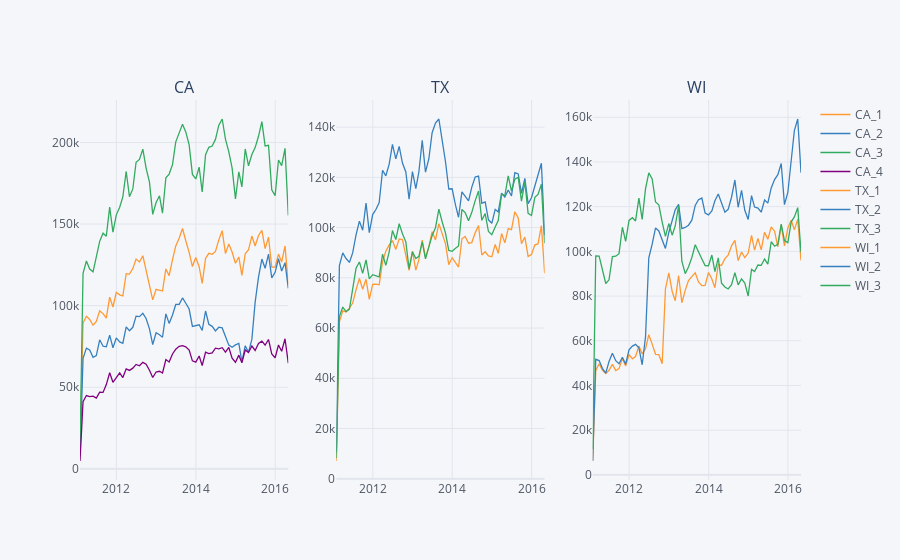

Write notebook code for a chart like this one.
### Markdown cell above
### 不同门店的月度销售时间序列

### Code cell
cf.Figure(cf.subplots(
    [store_month_level[['CA_1','CA_2','CA_3','CA_4']].figure(),
     store_month_level[['TX_1','TX_2','TX_3']].figure(),
     store_month_level[['WI_1','WI_2','WI_3']].figure()],
    shape=(1,3),
    subplot_titles=('CA', 'TX', 'WI'))).iplot()
